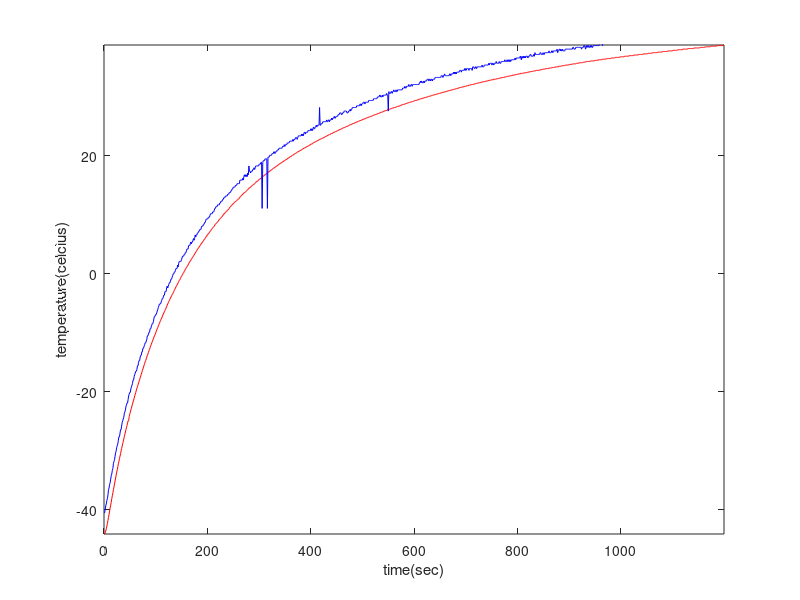

This figure's MATLAB source: (Note: this script raises an error after producing the figure.)
clear all;
clc;
clf;

fid=fopen('warmup_20130419_13.58.50.csv');
c = textscan(fid,'%s %f %f %f %f %f','HeaderLines',0,'Delimiter',',','CollectOutput',1);
fclose(fid);

data = c{1,2};
cputime = data(:,2);
starttime = cputime (1);
cputime = cputime - starttime;
current_t = data (:,3); %cold finger
detector_t = data (:,4); %dector
tec_current = data (:,5);

figure(1);
title('open loop');
plot(cputime,current_t,'r',cputime,detector_t,'b');
xlabel('time(sec)');
ylabel('temperature(celcius)');
axis([cputime(1),cputime(end),current_t(1),current_t(end)]);


t2 = cputime(1000);
y2 = current_t(1000);
t1 = cputime (160);
y1 = current_t(160);
y_stable = current_t(end);
K = (y_stable - current_t(1))/tec_current(1);
T = (t2 - t1)/ (log(1-y1/y_stable) - log(1-y2/y_stable));
tau = (t2*log(1-y1/y_stable) - t1*log(1-y2/y_stable))/(log(1-y1/y_stable) - log(1-y2/y_stable)); 


%estimate
K = y_stable - current_t(1);
tau = 1.063;
T = cputime(204); %where y(t)= y(inf)*63.2%

%fitcurve
start_point = [K T tau current_t(1)]';
[estimates,mode1]=fitcurve(cputime,current_t,start_point);

% K = estimates(1);
% T = estimates(2);
% tau = estimates(3);


check = [];
for i = 1:length(cputime)
    check = [check, K*(1-exp((-(cputime(i)-tau))/T)) - 44.10];
end
hold on;
plot(cputime,check,'g');
